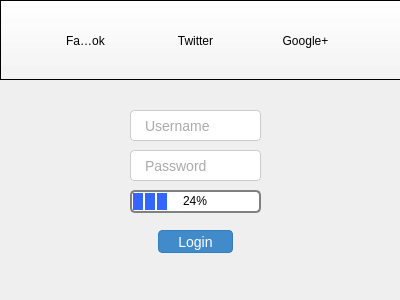
<?xml version="1.0" encoding="UTF-8"?>
<ui version="4.0">
 <class>Dialog</class>
 <widget class="QDialog" name="Dialog">
  <property name="geometry">
   <rect>
    <x>0</x>
    <y>0</y>
    <width>400</width>
    <height>300</height>
   </rect>
  </property>
  <property name="windowTitle">
   <string>Dialog</string>
  </property>
  <property name="styleSheet">
   <string notr="true">QLineEdit{
padding: 6px 12px;
font-size: 14px;
color: #555;
background-color:#fff;
border: 1px solid #ccc;
border-radius: 4px;
}

QLineEdit:focus{
border-color: #56afe9;
}</string>
  </property>
  <widget class="QFrame" name="frame">
   <property name="geometry">
    <rect>
     <x>0</x>
     <y>0</y>
     <width>411</width>
     <height>80</height>
    </rect>
   </property>
   <property name="styleSheet">
    <string notr="true">QFrame{
background-color: qlineargradient(spread:pad, x1:1, y1:1, x2:1, y2:0, stop:0 rgba(250, 250, 250, 90), stop:1 rgba(255, 255, 255, 255));
border-bottom: 1px solid darkgrey;
}

QToolButton {
background-color: transparent;
border: none;
}

QToolButton:checked, QToolButton:pressed {
background-color: rgb(193,210,238);
border: 1px solid rgb(60,127,177);
}

QToolButton:hover {
background-color : rgb(224,232,246);
}

QToolButton:checked:hover {
background-color : rgb(193,210,238);
}</string>
   </property>
   <property name="frameShape">
    <enum>QFrame::StyledPanel</enum>
   </property>
   <property name="frameShadow">
    <enum>QFrame::Raised</enum>
   </property>
   <widget class="QToolButton" name="facebook">
    <property name="geometry">
     <rect>
      <x>60</x>
      <y>20</y>
      <width>51</width>
      <height>41</height>
     </rect>
    </property>
    <property name="text">
     <string>Facebook</string>
    </property>
    <property name="checkable">
     <bool>true</bool>
    </property>
    <property name="autoExclusive">
     <bool>true</bool>
    </property>
   </widget>
   <widget class="QToolButton" name="twitter">
    <property name="geometry">
     <rect>
      <x>170</x>
      <y>20</y>
      <width>51</width>
      <height>41</height>
     </rect>
    </property>
    <property name="text">
     <string>Twitter</string>
    </property>
    <property name="checkable">
     <bool>true</bool>
    </property>
    <property name="autoExclusive">
     <bool>true</bool>
    </property>
   </widget>
   <widget class="QToolButton" name="googleplus">
    <property name="geometry">
     <rect>
      <x>280</x>
      <y>20</y>
      <width>51</width>
      <height>41</height>
     </rect>
    </property>
    <property name="text">
     <string>Google+</string>
    </property>
    <property name="checkable">
     <bool>true</bool>
    </property>
    <property name="autoExclusive">
     <bool>true</bool>
    </property>
   </widget>
  </widget>
  <widget class="QLineEdit" name="username">
   <property name="geometry">
    <rect>
     <x>130</x>
     <y>110</y>
     <width>131</width>
     <height>31</height>
    </rect>
   </property>
   <property name="text">
    <string/>
   </property>
   <property name="alignment">
    <set>Qt::AlignLeading|Qt::AlignLeft|Qt::AlignVCenter</set>
   </property>
   <property name="placeholderText">
    <string>Username</string>
   </property>
  </widget>
  <widget class="QProgressBar" name="progressBar">
   <property name="geometry">
    <rect>
     <x>130</x>
     <y>190</y>
     <width>131</width>
     <height>23</height>
    </rect>
   </property>
   <property name="styleSheet">
    <string notr="true">QProgressBar{
border: 2px solid grey;
border-radius: 5px;
text-align: center;
}

QProgressBar:chunk{
background-color: #3366ff;
width: 10px;
margin: 1px;
}</string>
   </property>
   <property name="value">
    <number>24</number>
   </property>
  </widget>
  <widget class="QPushButton" name="Login">
   <property name="geometry">
    <rect>
     <x>158</x>
     <y>230</y>
     <width>75</width>
     <height>23</height>
    </rect>
   </property>
   <property name="styleSheet">
    <string notr="true">QPushButton {
font-size: 14px;
border: 1px solid transparent;
border-radius: 4px;
color: #fff;
background-color: #428bca;
border-color: #357ebd;
}

QPushButtonHover {
color: #fff;
background-color: #3071a9;
border-color: #285e8e;
}</string>
   </property>
   <property name="text">
    <string>Login</string>
   </property>
  </widget>
  <widget class="QLineEdit" name="username_2">
   <property name="geometry">
    <rect>
     <x>130</x>
     <y>150</y>
     <width>131</width>
     <height>31</height>
    </rect>
   </property>
   <property name="text">
    <string/>
   </property>
   <property name="echoMode">
    <enum>QLineEdit::Password</enum>
   </property>
   <property name="alignment">
    <set>Qt::AlignLeading|Qt::AlignLeft|Qt::AlignVCenter</set>
   </property>
   <property name="placeholderText">
    <string>Password</string>
   </property>
  </widget>
 </widget>
 <resources/>
 <connections/>
</ui>
